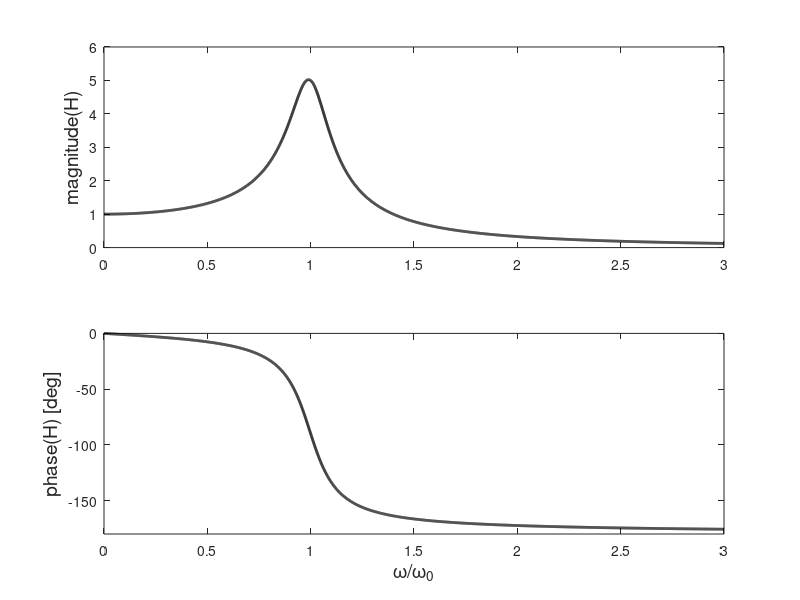
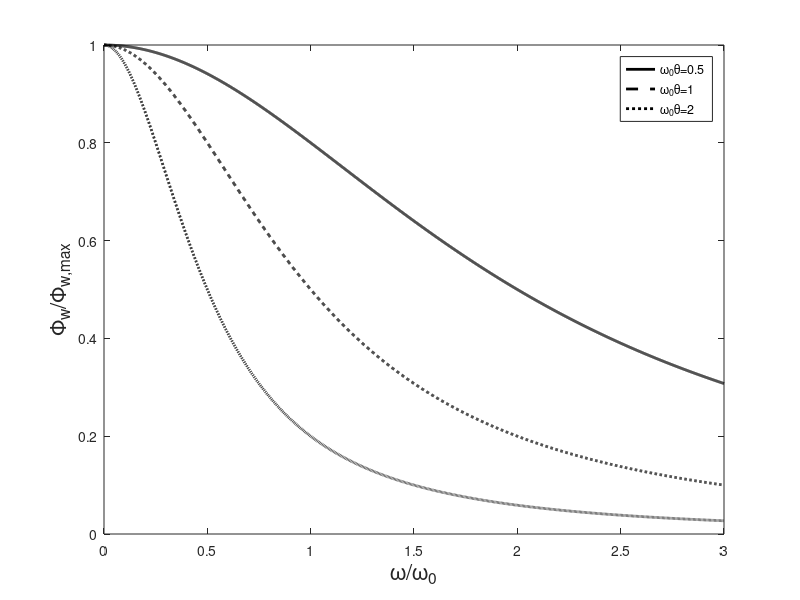
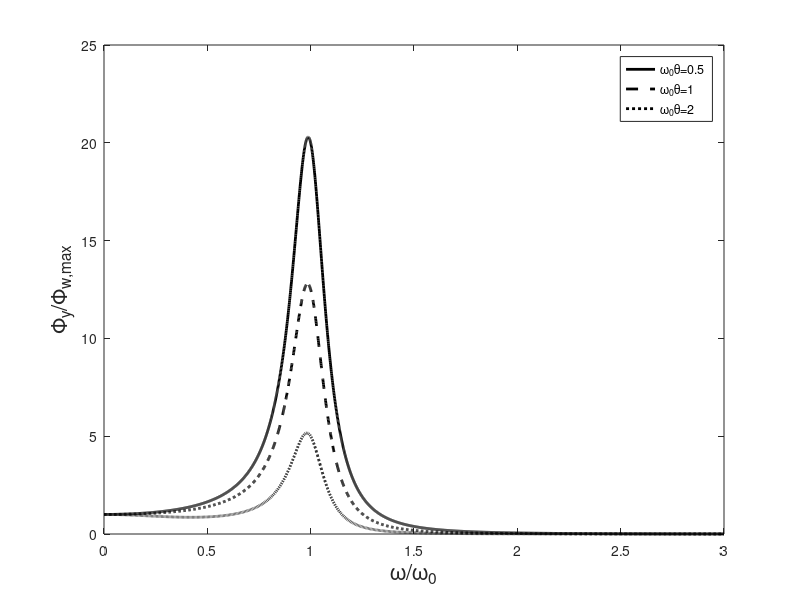

MATLAB code for these plots, in order:
% Function expcorr
% Compute the PSD of a mass/spring to an exponentially-correlated noise.
%
% Written by: Rafael Palacios (r.palacios@imperial.ac.uk)
% Latest update: April 2022. 
%%%%%%%%%%%%%%%%%%%
clear all, close all

% Damping coefficient.
damp=0.1;

% Relative scale \omega_0\theta
leg={'\omega_0\theta=0.5',...
     '\omega_0\theta=1',...
     '\omega_0\theta=2'};
theta=[0.5 1 2];
lines={'k-','k--','k:'};
 
% FRF response of the system
omega=0:0.001:3;
H=1./(1-omega.^2);
sys=tf([1],[1 2*damp 1]);

[Hamp,Hphase]=bode(sys,omega);

figure
subplot(2,1,1)
plot(omega,squeeze(Hamp),'k','LineWidth',2)
ylabel('magnitude(H)','FontSize',14)
subplot(2,1,2)
plot(omega,squeeze(Hphase),'k','LineWidth',2)
xlabel('\omega/\omega_0','FontSize',14)
ylabel('phase(H) [deg]','FontSize',14)
axis([0 3 -180 0])


% PSD of the input signal

figure
for k=1:length(theta)
    PSDw=1./(1+(theta(k)^2)*omega.^2);

    plot(omega,PSDw,lines{k},'LineWidth',2), hold on
end
xlabel('\omega/\omega_0','FontSize',16)
ylabel('\Phi_w/\Phi_{w,max}','FontSize',16)
legend(leg);


% PSD of the output

figure
for k=1:length(theta)
    PSDy=1./(1+(theta(k)^2)*omega.^2) ...
        .*1./((1-omega.^2).^2+4*damp^2*omega.^2);

    plot(omega,PSDy,lines{k},'LineWidth',2), hold on
end
xlabel('\omega/\omega_0','FontSize',16)
ylabel('\Phi_y/\Phi_{w,max}','FontSize',16)
legend(leg);

% eof